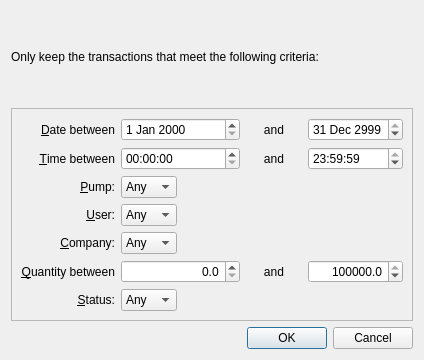
<ui version="4.0" >
 <class>FilterDialog</class>
 <widget class="QDialog" name="FilterDialog" >
  <property name="geometry" >
   <rect>
    <x>0</x>
    <y>0</y>
    <width>424</width>
    <height>360</height>
   </rect>
  </property>
  <property name="windowTitle" >
   <string>Filter Transactions</string>
  </property>
  <layout class="QVBoxLayout" >
   <item>
    <widget class="QLabel" name="topLabel" >
     <property name="text" >
      <string>Only keep the transactions that meet the following criteria:</string>
     </property>
    </widget>
   </item>
   <item>
    <widget class="QFrame" name="frame" >
     <property name="frameShape" >
      <enum>QFrame::StyledPanel</enum>
     </property>
     <property name="frameShadow" >
      <enum>QFrame::Raised</enum>
     </property>
     <layout class="QGridLayout" >
      <item row="0" column="0" >
       <layout class="QGridLayout" >
        <item row="0" column="0" >
         <widget class="QLabel" name="dateBetweenLabel" >
          <property name="text" >
           <string>&amp;Date between</string>
          </property>
          <property name="alignment" >
           <set>Qt::AlignRight|Qt::AlignTrailing|Qt::AlignVCenter</set>
          </property>
          <property name="buddy" >
           <cstring>fromDateEdit</cstring>
          </property>
         </widget>
        </item>
        <item row="0" column="1" colspan="2" >
         <widget class="QDateEdit" name="fromDateEdit" />
        </item>
        <item row="0" column="3" >
         <widget class="QLabel" name="dateAndLabel" >
          <property name="text" >
           <string>and</string>
          </property>
          <property name="alignment" >
           <set>Qt::AlignCenter</set>
          </property>
         </widget>
        </item>
        <item row="0" column="4" >
         <widget class="QDateEdit" name="toDateEdit" >
          <property name="date" >
           <date>
            <year>2999</year>
            <month>12</month>
            <day>31</day>
           </date>
          </property>
         </widget>
        </item>
        <item row="1" column="0" >
         <widget class="QLabel" name="timeBetweenLabel" >
          <property name="text" >
           <string>&amp;Time between</string>
          </property>
          <property name="alignment" >
           <set>Qt::AlignRight|Qt::AlignTrailing|Qt::AlignVCenter</set>
          </property>
          <property name="buddy" >
           <cstring>fromTimeEdit</cstring>
          </property>
         </widget>
        </item>
        <item row="1" column="1" colspan="2" >
         <widget class="QTimeEdit" name="fromTimeEdit" />
        </item>
        <item row="1" column="3" >
         <widget class="QLabel" name="timeAndLabel" >
          <property name="text" >
           <string>and</string>
          </property>
          <property name="alignment" >
           <set>Qt::AlignCenter</set>
          </property>
         </widget>
        </item>
        <item row="1" column="4" >
         <widget class="QTimeEdit" name="toTimeEdit" >
          <property name="time" >
           <time>
            <hour>23</hour>
            <minute>59</minute>
            <second>59</second>
           </time>
          </property>
         </widget>
        </item>
        <item row="2" column="0" >
         <widget class="QLabel" name="pumpLabel" >
          <property name="text" >
           <string>&amp;Pump:</string>
          </property>
          <property name="alignment" >
           <set>Qt::AlignRight|Qt::AlignTrailing|Qt::AlignVCenter</set>
          </property>
          <property name="buddy" >
           <cstring>pumpComboBox</cstring>
          </property>
         </widget>
        </item>
        <item row="2" column="1" >
         <widget class="QComboBox" name="pumpComboBox" >
          <property name="sizePolicy" >
           <sizepolicy vsizetype="Fixed" hsizetype="Preferred" >
            <horstretch>0</horstretch>
            <verstretch>0</verstretch>
           </sizepolicy>
          </property>
          <item>
           <property name="text" >
            <string>Any</string>
           </property>
          </item>
         </widget>
        </item>
        <item row="3" column="0" >
         <widget class="QLabel" name="userLabel" >
          <property name="text" >
           <string>&amp;User:</string>
          </property>
          <property name="alignment" >
           <set>Qt::AlignRight|Qt::AlignTrailing|Qt::AlignVCenter</set>
          </property>
          <property name="buddy" >
           <cstring>userComboBox</cstring>
          </property>
         </widget>
        </item>
        <item row="3" column="1" >
         <widget class="QComboBox" name="userComboBox" >
          <item>
           <property name="text" >
            <string>Any</string>
           </property>
          </item>
         </widget>
        </item>
        <item row="4" column="0" >
         <widget class="QLabel" name="companyLabel" >
          <property name="text" >
           <string>&amp;Company:</string>
          </property>
          <property name="alignment" >
           <set>Qt::AlignRight|Qt::AlignTrailing|Qt::AlignVCenter</set>
          </property>
          <property name="buddy" >
           <cstring>companyComboBox</cstring>
          </property>
         </widget>
        </item>
        <item row="4" column="1" >
         <widget class="QComboBox" name="companyComboBox" >
          <item>
           <property name="text" >
            <string>Any</string>
           </property>
          </item>
         </widget>
        </item>
        <item row="5" column="0" >
         <widget class="QLabel" name="quantityBetweenLabel" >
          <property name="text" >
           <string>&amp;Quantity between</string>
          </property>
          <property name="alignment" >
           <set>Qt::AlignRight|Qt::AlignTrailing|Qt::AlignVCenter</set>
          </property>
          <property name="buddy" >
           <cstring>fromQuantitySpinBox</cstring>
          </property>
         </widget>
        </item>
        <item row="5" column="1" colspan="2" >
         <widget class="QDoubleSpinBox" name="fromQuantitySpinBox" >
          <property name="alignment" >
           <set>Qt::AlignRight|Qt::AlignTrailing|Qt::AlignVCenter</set>
          </property>
          <property name="decimals" >
           <number>1</number>
          </property>
          <property name="maximum" >
           <double>100000.000000000000000</double>
          </property>
         </widget>
        </item>
        <item row="5" column="3" >
         <widget class="QLabel" name="quantityAndLabel" >
          <property name="text" >
           <string>and</string>
          </property>
          <property name="alignment" >
           <set>Qt::AlignCenter</set>
          </property>
         </widget>
        </item>
        <item row="5" column="4" >
         <widget class="QDoubleSpinBox" name="toQuantitySpinBox" >
          <property name="alignment" >
           <set>Qt::AlignRight|Qt::AlignTrailing|Qt::AlignVCenter</set>
          </property>
          <property name="decimals" >
           <number>1</number>
          </property>
          <property name="maximum" >
           <double>100000.000000000000000</double>
          </property>
          <property name="value" >
           <double>100000.000000000000000</double>
          </property>
         </widget>
        </item>
        <item row="6" column="0" >
         <widget class="QLabel" name="statusLabel" >
          <property name="text" >
           <string>&amp;Status:</string>
          </property>
          <property name="alignment" >
           <set>Qt::AlignRight|Qt::AlignTrailing|Qt::AlignVCenter</set>
          </property>
          <property name="buddy" >
           <cstring>statusComboBox</cstring>
          </property>
         </widget>
        </item>
        <item row="6" column="1" >
         <widget class="QComboBox" name="statusComboBox" >
          <item>
           <property name="text" >
            <string>Any</string>
           </property>
          </item>
         </widget>
        </item>
       </layout>
      </item>
     </layout>
    </widget>
   </item>
   <item>
    <widget class="QDialogButtonBox" name="buttonBox" >
     <property name="orientation" >
      <enum>Qt::Horizontal</enum>
     </property>
     <property name="standardButtons" >
      <set>QDialogButtonBox::Cancel|QDialogButtonBox::NoButton|QDialogButtonBox::Ok</set>
     </property>
    </widget>
   </item>
  </layout>
 </widget>
 <resources/>
 <connections>
  <connection>
   <sender>buttonBox</sender>
   <signal>accepted()</signal>
   <receiver>FilterDialog</receiver>
   <slot>accept()</slot>
   <hints>
    <hint type="sourcelabel" >
     <x>248</x>
     <y>254</y>
    </hint>
    <hint type="destinationlabel" >
     <x>157</x>
     <y>274</y>
    </hint>
   </hints>
  </connection>
  <connection>
   <sender>buttonBox</sender>
   <signal>rejected()</signal>
   <receiver>FilterDialog</receiver>
   <slot>reject()</slot>
   <hints>
    <hint type="sourcelabel" >
     <x>316</x>
     <y>260</y>
    </hint>
    <hint type="destinationlabel" >
     <x>286</x>
     <y>274</y>
    </hint>
   </hints>
  </connection>
 </connections>
</ui>
